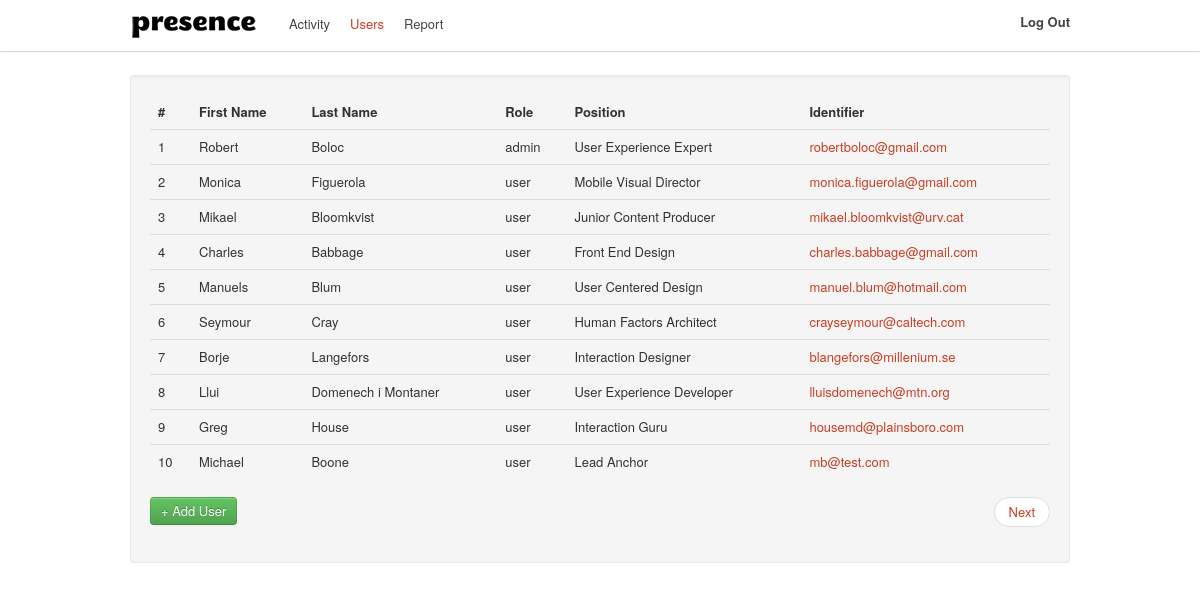
The page /admin/users (signed in) on the database its author committed.
### tables this page shows
CREATE TABLE IF NOT EXISTS `presence_users` (
  `id` int(11) NOT NULL AUTO_INCREMENT,
  `identifier` varchar(150) NOT NULL,
  `password` varchar(50) NOT NULL,
  `role` varchar(20) NOT NULL,
  `firstname` varchar(200) NOT NULL,
  `lastname` varchar(300) NOT NULL,
  `position` varchar(200) NOT NULL,
  `UUID` varchar(36) NOT NULL,
  `mac` char(17) NOT NULL,
  PRIMARY KEY (`id`)
);

### public/index.php (called while the page is built, shortened)
<?php
require_once (ROOT . '/config/config.php');
$url = isset($_GET['url']) ? $_GET['url'] : null;
$role = isset($_SESSION['role']) ? $_SESSION['role'] : null;
if ($url == null && $role == null) {
    $controller = "AuthController";
    $action = "asklogin";
    $url_params = array();
} else if ($url == null && isset($role)) {
    $controller = ucfirst($role) . 'Controller';
    $action = 'activity';
    $url_params = array();
} else {
    $url_params = explode('/', $url);
    $controller = ucfirst(array_shift($url_params));
    $action = $url_params[0] == null ? 'activity' : array_shift($url_params);
}
isset($url_params[1])
    ? $extra_action = $url_params[1]
    : $extra_action = null;
$extra_params = $_POST;
new $controller($action, array_merge($url_params, $extra_params), $extra_action);

### lib/DB.php (called while the page is built, shortened)
<?php
class DB {
    private static $_instance;
    private static function getInstance(){
        if(self::$_instance == null){
            self::$_instance = new $class();
        }
        return self::$_instance;
    }
    public static function setUp($params){
        $db = self::getInstance();
        $db->_connection = new PDO("mysql:host=" . $params->dbhost . ";
                                    dbname=" . $params->dbname,
                                               $params->dbuser,
                                               $params->dbpassword);
    }
    public static function getDB(){
        $db = self::getInstance();
        return $db->_connection;
    }
	static function getAllRecords($sql, array $params = null){
		$st = self::getDB()->prepare($sql);
        $st->execute($params);
        return $st->fetchAll(PDO::FETCH_OBJ);
	}
}

### config/config.php (called while the page is built, shortened)
<?php
$CONFIG = new stdClass();
$CONFIG->wwwroot = 'https://localhost/presence-manager';
$CONFIG->dbhost = 'localhost';
$CONFIG->dbname = 'presence';
$CONFIG->dbuser = 'root';
$CONFIG->dbpassword = 'doremi';

### app/models/UserModel.php (called while the page is built, shortened)
<?php
class UserModel extends Model {
    public static function find_page($page){
        $limit = 10;
		$sql = "SELECT *
				FROM " . self::table() . "
                LIMIT ".$limit." OFFSET ".($limit*$page);
		return DB::getAllRecords($sql);
    }
}

### lang/en.php (called while the page is built, shortened)
<?php
$STRINGS = null;
$STRINGS['brand'] = 'Presence';
$STRINGS['login'] = 'Login';
$STRINGS['help'] = 'Help';
$STRINGS['activity'] = 'Activity';
$STRINGS['users'] = 'Users';
$STRINGS['report'] = 'Report';
$STRINGS['user'] = 'User';
$STRINGS['logout'] = 'Log Out';
$STRINGS['home'] = 'Home';
$STRINGS['404'] = '404';
$STRINGS['details'] = 'Details';
$STRINGS['summary'] = 'Summary';
$STRINGS['account'] = 'Account';
$STRINGS['starttime'] = 'Start Time';
$STRINGS['startdate'] = 'Start Date';
$STRINGS['endtime'] = 'End Time';
$STRINGS['enddate'] = 'End Date';
$STRINGS['action'] = 'Action';
$STRINGS['time'] = 'Time';
$STRINGS['date'] = 'Date';
$STRINGS['firstname'] = 'First Name';
$STRINGS['lastname'] = 'Last Name';
$STRINGS['issued'] = 'Issued';
$STRINGS['period'] = 'Period';
$STRINGS['intervals'] = 'Intervals';
$STRINGS['interval'] = 'Interval';
$STRINGS['incidences'] = 'Incidences';
$STRINGS['total'] = 'Total';
$STRINGS['password'] = 'Password';
$STRINGS['position'] = 'Position';
$STRINGS['role'] = 'Role';
$STRINGS['update'] = 'Update';
$STRINGS['week'] = 'Week';
$STRINGS['month'] = 'Month';
$STRINGS['year'] = 'Year';
$STRINGS['type'] = 'Type';
$STRINGS['message'] = 'Message';
$STRINGS['previous'] = 'Previous';
$STRINGS['next'] = 'Next';
$STRINGS['day'] = 'Day';
$STRINGS['identifier'] = 'Identifier';
$STRINGS['user:update:success'] = 'User details updated successfully!';
$STRINGS['user:update:failed'] = 'User details update falied!';
$STRINGS['user:delete:success'] = 'User deleted successfully!';
$STRINGS['user:delete:failed'] = 'User deleition falied!';
$STRINGS['user:create:success'] = 'The new user has been created!';
$STRINGS['user:create:failed'] = 'Error creating new user!';
$STRINGS['user:create:duplicate'] = 'This user already exists!';
$STRINGS['admin:no:activities'] = 'No more activity!';
$STRINGS['add:user'] = 'Add User';
$STRINGS['create:user'] = 'Create User';
$STRINGS['build:report'] = 'Build Report';
$STRINGS['event:success'] = 'Success!';
$STRINGS['event:error'] = 'Error!';
$STRINGS['event:checkin'] = 'Check-In';
$STRINGS['event:checkout'] = 'Check-Out';
$STRINGS['event:incidence'] = 'Incidence';
$STRINGS['event:noactivity'] = 'No Activity!';
$STRINGS['event:noactivity:message'] = 'No more user activity';

### app/views/admin/AdminUsersView.php (the view, shortened to what this page needs)
<?php
class AdminUsersView extends View {
    private $_users;
    private $_page;
    public function __construct($users, $page = 0, $alert = null) {
        $this->_users = $users;
        $this->_page = $page;
    }
    public function content() {
        global $CONFIG, $STRINGS;
        $users_table_content = '';
        $this->_page + 1 < UserModel::pages()
            ? $next = true
            : $next = false;
        foreach ($this->_users as $user) {
            $users_table_content .= '
				<tr>
					<td>' . $user->id . '</td>
					<td>' . utf8_encode($user->firstname) . '</td>
					<td>' . utf8_encode($user->lastname) . '</td>
                    <td>' . $user->role . '</td>
                    <td>' . $user->position . '</td>
					<td><a href="'.$CONFIG->wwwroot.'/admin/users/'.$user->id.'/details">' . $user->identifier . '</a></td>
				 </tr>
				';
        }
        return '
        <section id="users" class="well">
         <table class="table">
                <thead>
                    <tr>
                        <th>#</th>
                        <th>'.$STRINGS['firstname'] .'</th>
                        <th>'.$STRINGS['lastname'] .'</th>
                        <th>'.$STRINGS['role'] .'</th>
                        <th>'.$STRINGS['position'] .'</th>
                        <th>'.$STRINGS['identifier'] .'</th>
                    </tr>
                </thead>
                <tbody>
                    '.$users_table_content.'
                </tbody>
            </table>
		    <form action="' . $CONFIG->wwwroot . '/admin/users/new/add" method="post">
				<button class="btn btn-success ">+ '.$STRINGS['add:user'].'</button>
                '.MenuHelper::get_pagination_links($CONFIG->wwwroot.'/admin/users/', $this->_page, $next).'
			</form>
        </section>';
    }
}

### public/css/presence.css (style rules this page uses)
html { overflow-y:scroll; }
html a { color: #C83E22 !important; }
body { padding-top:75px; }

### rows shown on the page
presence_users: id "1", firstname "Robert", lastname "Boloc", role "admin", position "User Experience Expert", identifier "robertboloc@gmail.com"
presence_users: id "2", firstname "Monica", lastname "Figuerola", role "user", position "Mobile Visual Director", identifier "monica.figuerola@gmail.com"
presence_users: id "3", firstname "Mikael", lastname "Bloomkvist", role "user", position "Junior Content Producer", identifier "mikael.bloomkvist@urv.cat"
presence_users: id "4", firstname "Charles", lastname "Babbage", role "user", position "Front End Design", identifier "charles.babbage@gmail.com"
presence_users: id "5", firstname "Manuels", lastname "Blum", role "user", position "User Centered Design", identifier "manuel.blum@hotmail.com"
presence_users: id "6", firstname "Seymour", lastname "Cray", role "user", position "Human Factors Architect", identifier "crayseymour@caltech.com"
presence_users: id "7", firstname "Borje", lastname "Langefors", role "user", position "Interaction Designer", identifier "blangefors@millenium.se"
presence_users: id "8", firstname "Llui", lastname "Domenech i Montaner", role "user", position "User Experience Developer", identifier "lluisdomenech@mtn.org"
presence_users: id "9", firstname "Greg", lastname "House", role "user", position "Interaction Guru", identifier "housemd@plainsboro.com"
presence_users: id "10", firstname "Michael", lastname "Boone", role "user", position "Lead Anchor", identifier "mb@test.com"

### other values the page prints
$STRINGS['activity'] "Activity"
$STRINGS['users'] "Users"
$STRINGS['report'] "Report"
$STRINGS['logout'] "Log Out"
$STRINGS['firstname'] "First Name"
$STRINGS['lastname'] "Last Name"
$STRINGS['role'] "Role"
$STRINGS['position'] "Position"
$STRINGS['identifier'] "Identifier"
$STRINGS['add:user'] "Add User"
$STRINGS['next'] "Next"
